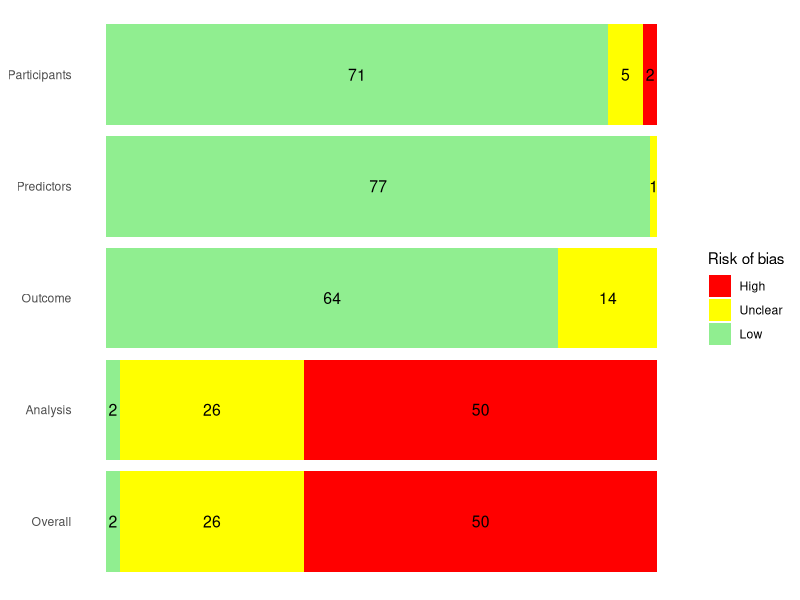

Generate this figure with R:
### Plot for risk of bias

#Libraries
library(readxl)
library(tidyverse)

#Read in data
data<- read_xlsx("data/data-extraction-rob-analysis.xlsx", sheet = "RoB")

#Rearrange in long format
data<- data %>%
  pivot_longer(c(Participants, Predictors, Outcome, Analysis, Overall), names_to = "Domain", values_to = "Risk")

#Summary plot of risk of bias in each domain 
data %>%
  group_by(Domain, Risk) %>%   #group to get number of each level of risk in each domain
  summarise(n = n()) %>%
  ggplot(aes(x=factor(Domain, levels = c("Overall", "Analysis", "Outcome", "Predictors", "Participants")), y = n, fill=factor(Risk, levels = c("High", "Unclear", "Low")))) +
  geom_bar(stat = "identity") +
  coord_flip() +
  geom_text(aes(label= n), size = 4, position = position_stack(vjust = 0.5)) +   #add number in each category
  theme(axis.title.x = element_blank(), axis.text.x = element_blank(), axis.ticks.x = element_blank(),
        axis.title.y = element_blank(), axis.ticks.y = element_blank(),
        panel.grid.major = element_blank(), panel.grid.minor = element_blank(), panel.background = element_blank(), axis.line = element_blank()) +
  scale_fill_manual("Risk of bias", values = c("High" = "red", "Unclear" = "Yellow", "Low" = "lightgreen"))

